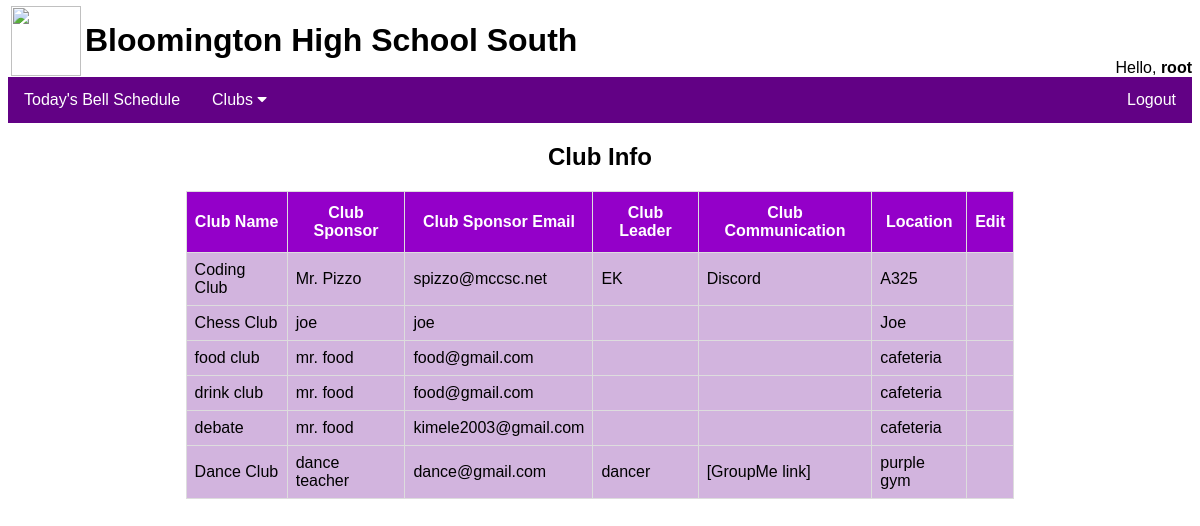
/displayclubinfo.php (signed in), run on the app's committed database.
### tables this page shows
CREATE TABLE `introduce_responses` (
  `id` int(6) NOT NULL AUTO_INCREMENT,
  `clubname` varchar(30) NOT NULL,
  `clubsponsorname` varchar(30) NOT NULL,
  `clubsponsoremail` varchar(30) NOT NULL,
  `clubleadername` varchar(100) NOT NULL,
  `clubcommunication` varchar(100) NOT NULL,
  `clubmeetinglocation` varchar(30) NOT NULL,
  `clubmeetingdescription` varchar(100) NOT NULL,
  `clubpassword` varchar(255) NOT NULL,
  `role` varchar(30) NOT NULL,
  PRIMARY KEY (`id`),
  UNIQUE KEY `clubname` (`clubname`)
);

### includes/header.inc (called while the page is built, shortened)
<?php
include("common.inc");
?>

### displayclubinfo.php (the view, shortened to what this page needs)
<?php
include("includes/header.inc");
?>
<h2 align=center>Club Info</h2>
<?php
$query = "SELECT * FROM introduce_responses WHERE role='club'";
$result = mysqli_query($dbconnector, $query);
if (mysqli_num_rows($result) > 0) {
  echo "<table id='meetings' border='1' align=center width='70%' bgcolor = '#D2B4DE'><tr>
  <th style=\"font-family: Arial, Helvetica, sans-serif;\">Club Name</th>
  <th style=\"font-family: Arial, Helvetica, sans-serif;\">Club Sponsor</th>
  <th style=\"font-family: Arial, Helvetica, sans-serif;\">Club Sponsor Email</th>
  <th style=\"font-family: Arial, Helvetica, sans-serif;\">Club Leader</th>
  <th style=\"font-family: Arial, Helvetica, sans-serif;\">Club Communication</th>
  <th style=\"font-family: Arial, Helvetica, sans-serif;\">Location</th>
  <th style=\"font-family: Arial, Helvetica, sans-serif;\">Edit</th>
  </tr>";
  while ($row = mysqli_fetch_assoc($result)) {
    echo "<tr>
    <td style=\"font-family: Arial, Helvetica, sans-serif;\">{$row['clubname']}</td>
    <td style=\"font-family: Arial, Helvetica, sans-serif;\">{$row['clubsponsorname']}</td>
    <td style=\"font-family: Arial, Helvetica, sans-serif;\">{$row['clubsponsoremail']}</td>
    <td style=\"font-family: Arial, Helvetica, sans-serif;\">{$row['clubleadername']}</td>
    <td style=\"font-family: Arial, Helvetica, sans-serif;\">{$row['clubcommunication']}</td>
    <td style=\"font-family: Arial, Helvetica, sans-serif;\">{$row['clubmeetinglocation']}</td>";
    if(isset($_SESSION['club-name']) and $row['clubname']==$_SESSION['club-name']){
        echo "<td style=\"font-family: Arial, Helvetica, sans-serif;\"><a href=\"editclubinfo.php?id={$row['id']}\">Edit</a></td>";
    } else {
        echo "<td style=\"font-family: Arial, Helvetica, sans-serif;\">&nbsp;</td>";
    }
    echo "</tr>";
  }
  echo "</table>";
}
?>
<?php
include("includes/footer.inc");
?>

### includes/common.inc (shortened to what this page needs)
<!DOCTYPE html>
<html>
<head>
<link rel="stylesheet" href="https://cdnjs.cloudflare.com/ajax/libs/font-awesome/4.7.0/css/font-awesome.min.css">
    </head>
  <body style="font-family:Arial, Helvetica, sans-serif;">
<table style="margin-top:-10px;margin-bottom:-25px;position:relative;" border=0>
  <tr>
    <td><img src="https://pbs.twimg.com/profile_images/986982577704615936/g0npeZDz_400x400.jpg" style="float:left;width:70px;height:70px;"></td>
    <td><h1>Bloomington High School South</h1></td>
  </tr>
</table>
<?php
if(isset($_SESSION['club-name'])){
  echo "<div align=right>Hello, <b>" . $_SESSION['club-name'] . "</b></div>";
}else{
  echo "<div align=right>&nbsp;</div>";
}
?>
<div class="navbar">
  <a href="displaytodaysbellschedule.php">Today's Bell Schedule</a>
  <div class="dropdown">
    <button class="dropbtn">Clubs
      <i class="fa fa-caret-down"></i>
    </button>
  </div>
<?php
if(isset($_SESSION['user_id'])){
    echo "<div class='topnav-right'><a href=\"logout.php\">Logout</a></div>";
}else{
?>
  <div class='topnav-right'><a href="login.php">Login</a></div>
  <?php
}
?>
</div>

### includes/footer.inc
</body>
</html>

### includes/common.inc (style rules this page uses)
h1 { font-family: Arial, Helvetica, sans-serif; }
h2 { font-family: Arial, Helvetica, sans-serif; }
body { font-family: Arial, Helvetica, sans-serif; }
.navbar { overflow: hidden; background-color: #620185; }
.navbar a { float: left; font-size: 16px; color: white; text-align: center; padding: 14px 16px; text-decoration: none; }
.dropdown { float: left; overflow: hidden; }
.dropdown .dropbtn { cursor: pointer; font-size: 16px; border: none; outline: none; color: white; padding: 14px 16px; background-color: inherit; font-family: inherit; margin: 0; }
.topnav-right { float: right; }

### displayclubinfo.php (style rules this page uses)
#meetings { font-family: "Trebuchet MS", Arial, Helvetica, sans-serif; border-collapse: collapse; width: 70%; }
#meetings td, #meetings th { border: 1px solid #ddd; padding: 8px; }
#meetings th { padding-top: 12px; padding-bottom: 12px; text-align: 'center'; background-color: #9400c9; color: white; }

### data on the page
introduce_responses: clubname "Coding Club", clubsponsorname "Mr. Pizzo", clubsponsoremail "spizzo@mccsc.net", clubleadername "EK", clubcommunication "Discord", clubmeetinglocation "A325"
introduce_responses: clubname "Chess Club", clubsponsorname "joe", clubsponsoremail "joe", clubmeetinglocation "Joe"
introduce_responses: clubname "food club", clubsponsorname "mr. food", clubsponsoremail "food@gmail.com", clubmeetinglocation "cafeteria"
introduce_responses: clubname "drink club", clubsponsorname "mr. food", clubsponsoremail "food@gmail.com", clubmeetinglocation "cafeteria"
introduce_responses: clubname "debate", clubsponsorname "mr. food", clubsponsoremail "kimele2003@gmail.com", clubmeetinglocation "cafeteria"
introduce_responses: clubname "Dance Club", clubsponsorname "dance teacher", clubsponsoremail "dance@gmail.com", clubleadername "dancer", clubcommunication "[GroupMe link]", clubmeetinglocation "purple gym"

### other printed values
$_SESSION['club-name'] "root"
